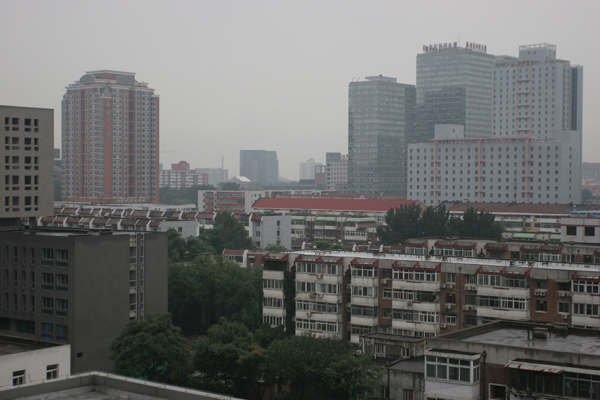
#> input picture data/buildings_input.png, 600 x 400 px; its folder holds only this picture in this run
$ jupyter execute --allow-errors dehazing.ipynb
#> lines starting #> are read from the running program, lines starting #| are printed output that depends on the picture; after the words box and inside, x2 and y2 are one past the last pixel; in counts of white or black regions, pixels touching at a corner belong together
### dehazing/air_light_estimator.py
import numpy as np
from sklearn.cluster import KMeans


class AirLightEstimator:
    def __init__(
        self,
        a_min=(0, 0.05, 0.1),
        a_max=(1, 1, 1),
        n_clusters=1000,
        spacing=0.02,
        n_angles=40,
        threshold=0.01,
    ):
        self.a_min = a_min
        self.a_max = a_max
        self.n_clusters = n_clusters
        self.spacing = spacing
        self.n_angles = n_angles
        self.threshold = threshold

    def generate_a_values(self, Avals1, Avals2):
        """
        Generate a list of air-light candidates of 2-channels, using two lists of
        values in a single channel each. This is the Python equivalent of the MATLAB
        function generate_Avals.
        """
        A1 = np.repeat(Avals1, len(Avals2))
        A2 = np.tile(Avals2, len(Avals1))
        Aall = np.column_stack((A1, A2))
        return Aall

    def vote_2d(self, points, points_weight, directions_all, candidates):
        """
        Votes for candidate points based on their alignment with given points and directions.
        Parameters:
        points: ndarray
            Array of points.
        points_weight: ndarray
            Weight of each point.
        directions_all: ndarray
            Array of direction vectors.
        candidates: ndarray
            Array of candidate points for voting.
        Returns:
        Aout: ndarray
            Candidate point with the highest weighted votes.
        accumulator_unique: ndarray
            Array of vote counts for each candidate point.
        """
        n_directions = directions_all.shape[0]
        accumulator_votes_idx = np.zeros(
            (len(candidates), len(points), n_directions), dtype=bool
        )

        # Iterate over points and directions
        for i_point, point in enumerate(points):
            for i_direction, direction in enumerate(directions_all):
                idx_to_use = np.where(
                    (candidates[:, 0] > point[0]) & (candidates[:, 1] > point[1])
                )[0]
                if not idx_to_use.size:
                    continue
                candidates_subset = candidates[idx_to_use]
                dist_factor = (
                    np.sqrt(((candidates_subset - point) ** 2).sum(axis=1)) / np.sqrt(2)
                    + 1
                )
                dist_to_line = (
                    -point[0] * direction[1]
                    + point[1] * direction[0]
                    + candidates_subset[:, 0] * direction[1]
                    - candidates_subset[:, 1] * direction[0]
                )
                idx = np.abs(dist_to_line) < 2 * self.threshold * dist_factor
                if np.any(idx):
                    accumulator_votes_idx[idx_to_use[idx], i_point, i_direction] = True

        # Ensure each vote is supported by at least 2 points
        accumulator_votes_idx = np.sum(accumulator_votes_idx, axis=2) >= 2

        # Integrate a weighted voting mechanism
        accumulator_unique = np.zeros(len(candidates))
        for i_candidate, candidate in enumerate(candidates):
            idx_to_use = np.where(
                (candidate[0] > points[:, 0]) & (candidate[1] > points[:, 1])
            )[0]
            if not idx_to_use.size:
                continue
            points_dist = np.sqrt(((candidate - points[idx_to_use]) ** 2).sum(axis=1))
            points_weight_dist = points_weight[idx_to_use] * (
                5 * np.exp(-points_dist) + 1
            )
            accumulator_unique[i_candidate] = np.sum(
                points_weight_dist[accumulator_votes_idx[i_candidate, idx_to_use]]
            )

        # Find the candidate with the highest weighted votes
        Aestimate_idx = np.argmax(accumulator_unique)
        Aout = candidates[Aestimate_idx]

        return Aout, accumulator_unique

    def cluster_colors(self, img):
        """
        Convert the input image to an indexed image using color clustering.
        Args:
            img (numpy.ndarray): Input image as a 3D array (height, width, channels).
        Returns:
            tuple: A tuple containing:
                - numpy.ndarray: 2D array of color cluster centers.
                - numpy.ndarray: 1D array of cluster weights.
        """
        h, w, _ = img.shape
        img_flat = img.reshape(-1, 3)
        kmeans = KMeans(n_clusters=self.n_clusters).fit(img_flat)
        points = kmeans.cluster_centers_
        img_ind = kmeans.labels_.reshape(h, w)

        # Remove empty clusters and adjust indices
        unique_indices = np.unique(img_ind)
        if len(unique_indices) < self.n_clusters:
            points = points[unique_indices]
            for i, idx in enumerate(unique_indices):
                img_ind[img_ind == idx] = i

        # Count the occurrences of each index (cluster's weight)
        points_weight = np.bincount(img_ind.flatten()) / (h * w)

        return points, points_weight

    def estimate_airlight(self, img):
        """
        Estimate the airlight from an input image using color clustering and voting.
        Args:
            img (numpy.ndarray): Input image as a 3D array (height, width, channels).
        Returns:
            numpy.ndarray: Estimated airlight as a 1D array with 3 elements.
        """
        # Convert input image to an indexed image (color clustering)
        points, points_weight = self.cluster_colors(img)

        # Define arrays of candidate airlight values and angles
        angle_list = np.linspace(0, np.pi, self.n_angles, endpoint=False)
        directions_all = np.column_stack((np.sin(angle_list), np.cos(angle_list)))

        # Airlight candidates in each color channel
        a_range_r = np.arange(self.a_min[0], self.a_max[0], self.spacing)
        a_range_g = np.arange(self.a_min[1], self.a_max[1], self.spacing)
        a_range_b = np.arange(self.a_min[2], self.a_max[2], self.spacing)

        # Estimate airlight in each pair of color channels
        a_all_rg = self.generate_a_values(a_range_r, a_range_g)
        _, a_vote_rg = self.vote_2d(
            points[:, 0:2], points_weight, directions_all, a_all_rg
        )

        a_all_gb = self.generate_a_values(a_range_g, a_range_b)
        _, a_vote_gb = self.vote_2d(
            points[:, 1:3], points_weight, directions_all, a_all_gb
        )

        a_all_rb = self.generate_a_values(a_range_r, a_range_b)
        _, a_vote_rb = self.vote_2d(
            points[:, [0, 2]], points_weight, directions_all, a_all_rb
        )

        # Normalize votes
        max_val = max(np.max(a_vote_rg), np.max(a_vote_gb), np.max(a_vote_rb))
        a_vote_rg_normalized = a_vote_rg / max_val if max_val > 0 else a_vote_rg
        a_vote_gb_normalized = a_vote_gb / max_val if max_val > 0 else a_vote_gb
        a_vote_rb_normalized = a_vote_rb / max_val if max_val > 0 else a_vote_rb

        # Correctly reshape the 3D volumes
        a_vote_rg_3d = a_vote_rg_normalized.reshape(len(a_range_r), len(a_range_g), 1)
        a_vote_gb_3d = a_vote_gb_normalized.reshape(1, len(a_range_g), len(a_range_b))
        a_vote_rb_3d = a_vote_rb_normalized.reshape(len(a_range_r), 1, len(a_range_b))

        # Combine the votes
        combined_votes = a_vote_rg_3d * a_vote_gb_3d * a_vote_rb_3d

        # Find the most probable airlight
        most_probable_idx = np.unravel_index(
            np.argmax(combined_votes), combined_votes.shape
        )
        most_probable_airlight = [
            a_range_r[most_probable_idx[0]],
            a_range_g[most_probable_idx[1]],
            a_range_b[most_probable_idx[2]],
        ]

        return np.array(most_probable_airlight)

### dehazing/dehazer.py
import numpy as np
from scipy.spatial import KDTree
from .transmission_map import TransmissionMap
from .config import TESSELLATION_FILE_PATH


class Dehazer:
    def __init__(self, n_points=1000, gamma=1):
        self.n_points = n_points
        self.gamma = gamma
        self.transmission_map = TransmissionMap(n_points=n_points)

    # [149 lines left out: functions adjust_contrast, find_haze_lines, dehaze, non_local_dehazing, not called in this run]

### notebooks/dehazing.ipynb
[cell 1]
import numpy as np
import cv2
import os
import sys
import matplotlib.pyplot as plt

[cell 2]
current_dir = os.getcwd()
parent_dir = os.path.abspath(os.path.join(current_dir, ".."))
sys.path.append(parent_dir)

[cell 3]
IMAGES_PATH = "../data"

[cell 4]
def get_image_paths_from_dir(directory):
#> called with directory = '../data'
    files = os.listdir(directory)
    image_files = [file for file in files if file.endswith((".jpg", ".jpeg", ".png"))]

    paths = []
    for image_file in image_files:
        image_path = os.path.join(directory, image_file)
        paths.append(image_path)
#> further down, img is the input picture: shape (400, 600, 3); mean B, G, R 108.4, 109.5, 108.6
#> `img_gamma_corrected = np.power(img_rgb / 255.0, gamma)`:
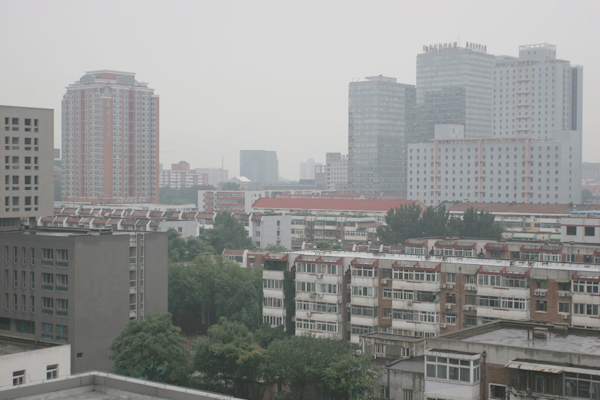
#> img_gamma_corrected: shape (400, 600, 3) float64; mean R, G, B 0.576, 0.581, 0.575

    return paths

[cell 5]
img_hazy = cv2.imread(f"{IMAGES_PATH}/cityscape_input.png")
#> (the rest of this cell did not finish here and is left out)

[cell 6]
from dehazing.air_light_estimator import AirLightEstimator
from dehazing.dehazer import Dehazer

gamma = 0.6
air_light_estimator = AirLightEstimator()
#> (the rest of this cell did not finish here and is left out)

#> (a cell that did not finish here is left out)

[cell 8]
# fig, axs = plt.subplots(1, 3, figsize=(18, 10))

# axs[0].imshow(img_hazy)
# axs[0].set_title("Original")
# axs[0].axis("off")

# axs[1].imshow(img_dehazed)
# axs[1].set_title("Dehazed")
# axs[1].axis("off")

# axs[2].imshow(transmission_map, cmap="jet")
# axs[2].set_title("Transmission Map")
# axs[2].axis("off")

# plt.tight_layout()
# plt.show()

#> (a cell that did not finish here is left out)

#> in cluster_colors, `points = kmeans.cluster_centers_`: points = 1000 rows, first 8: [0.56, 0.603, 0.573], [0.364, 0.374, 0.346], [0.826, 0.826, 0.818], [0.232, 0.263, 0.24], [0.68, 0.68, 0.667], [0.44, 0.462, 0.453], [0.618, 0.629, 0.656], [0.576, 0.534, 0.504]
#> in cluster_colors, `img_ind = kmeans.labels_.reshape(h, w)`:
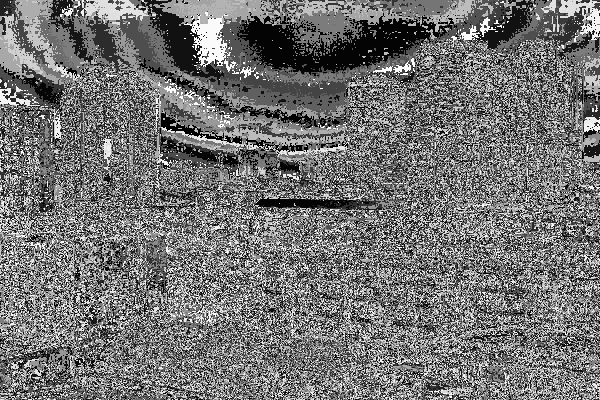
#> img_ind: shape (400, 600) int32; min 0, max 999, mean 453.7; drawn with min black and max white
#> in cluster_colors, `unique_indices = np.unique(img_ind)`: unique_indices = 1000 values from 0 to 999
#> in cluster_colors, `points_weight = np.bincount(img_ind.flatten()) / (h * w)`: points_weight = 1000 values, max 0.0268 at index 16, min 8.33e-06 at index 724, mean 0.001
#> the loop in vote_2d, `for i_point, point in enumerate(points):` made 1000 passes
#> point on passes 1 to 3: [0.56, 0.603], [0.364, 0.374], [0.826, 0.826]
#> in vote_2d, `accumulator_votes_idx = np.sum(accumulator_votes_idx, axis=2) >= 2`:
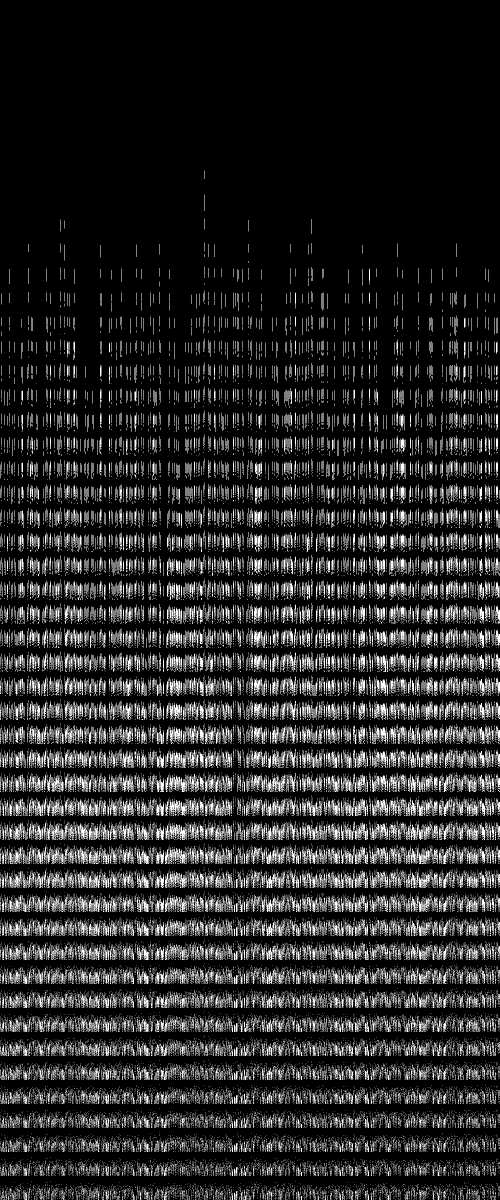
#> accumulator_votes_idx: shape (2400, 1000) bool (shown at 1/2 size); 15.9% white in thin lines or dots, all inside (x1, y1, x2, y2) = (0, 341, 1000, 2400)
#> after the loop in vote_2d, `for i_candidate, candidate in enumerate(candidates):`: accumulator_unique = 2400 values, max 2.98 at index 2106, min 0 at index 0, mean 0.593
#> in vote_2d, `Aestimate_idx = np.argmax(accumulator_unique)`: Aestimate_idx = 2106
#> in vote_2d, `Aout = candidates[Aestimate_idx]`: Aout = [0.86, 0.89]
#> in estimate_airlight, `_, a_vote_rg = self.vote_2d( points[:, 0:2], points_weight, directions..`: a_vote_rg has the same summary as accumulator_unique in vote_2d
#> the loop in vote_2d (call 2), `for i_point, point in enumerate(points):` made 1000 passes
#> point on passes 1 to 3: [0.603, 0.573], [0.374, 0.346], [0.826, 0.818]
#> in vote_2d (call 2), `accumulator_votes_idx = np.sum(accumulator_votes_idx, axis=2) >= 2`:
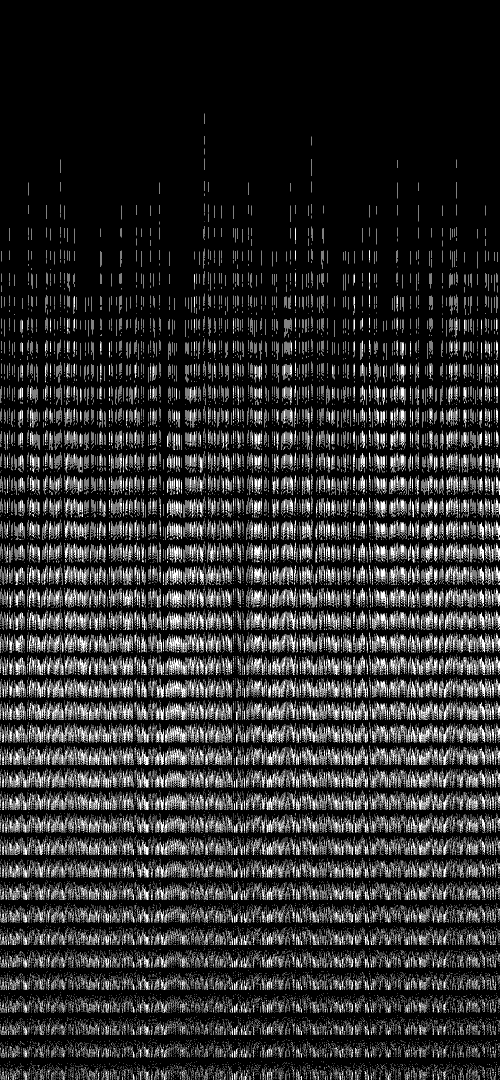
#> accumulator_votes_idx: shape (2160, 1000) bool (shown at 1/2 size); 17.8% white in thin lines or dots, all inside (x1, y1, x2, y2) = (0, 227, 1000, 2160)
#> after the loop in vote_2d (call 2), `for i_candidate, candidate in enumerate(candidates):`: accumulator_unique = 2160 values, max 3.04 at index 1885, min 0 at index 0, mean 0.657
#> in vote_2d (call 2), `Aestimate_idx = np.argmax(accumulator_unique)`: Aestimate_idx = 1885
#> in vote_2d (call 2), `Aout = candidates[Aestimate_idx]`: Aout = [0.87, 0.9]
#> in estimate_airlight, `_, a_vote_gb = self.vote_2d( points[:, 1:3], points_weight, directions..`: a_vote_gb has the same summary as accumulator_unique in vote_2d
#> the loop in vote_2d (call 3), `for i_point, point in enumerate(points):` made 1000 passes
#> point on passes 1 to 3: [0.56, 0.573], [0.364, 0.346], [0.826, 0.818]
#> in vote_2d (call 3), `accumulator_votes_idx = np.sum(accumulator_votes_idx, axis=2) >= 2`:
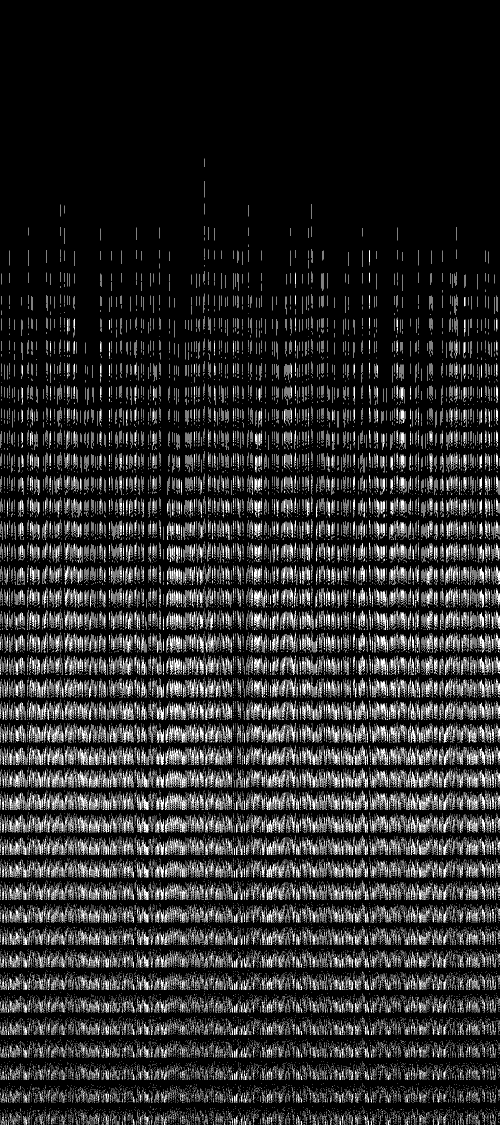
#> accumulator_votes_idx: shape (2250, 1000) bool (shown at 1/2 size); 16.9% white in thin lines or dots, all inside (x1, y1, x2, y2) = (0, 317, 1000, 2250)
#> after the loop in vote_2d (call 3), `for i_candidate, candidate in enumerate(candidates):`: accumulator_unique = 2250 values, max 2.97 at index 1974, min 0 at index 0, mean 0.625
#> in vote_2d (call 3), `Aestimate_idx = np.argmax(accumulator_unique)`: Aestimate_idx = 1974
#> in vote_2d (call 3), `Aout = candidates[Aestimate_idx]`: Aout = [0.86, 0.88]
#> in estimate_airlight, `_, a_vote_rb = self.vote_2d( points[:, [0, 2]], points_weight, directi..`: a_vote_rb has the same summary as accumulator_unique in vote_2d
#> in estimate_airlight, `max_val = max(np.max(a_vote_rg), np.max(a_vote_gb), np.max(a_vote_rb))`: max_val = 3.04
#> in estimate_airlight, `a_vote_rg_normalized = a_vote_rg / max_val if max_val > 0 else a_vote_rg`: a_vote_rg_normalized = 2400 values, max 0.981 at index 2106, min 0 at index 0, mean 0.195
#> in estimate_airlight, `a_vote_gb_normalized = a_vote_gb / max_val if max_val > 0 else a_vote_gb`: a_vote_gb_normalized = 2160 values, max 1 at index 1885, min 0 at index 0, mean 0.216
#> in estimate_airlight, `a_vote_rb_normalized = a_vote_rb / max_val if max_val > 0 else a_vote_rb`: a_vote_rb_normalized = 2250 values, max 0.977 at index 1974, min 0 at index 0, mean 0.206
#> in estimate_airlight, `a_vote_rg_3d = a_vote_rg_normalized.reshape(len(a_range_r), len(a_rang..`:
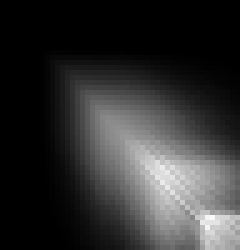
#> a_vote_rg_3d: shape (50, 48, 1) float64 (shown 5 times larger); min 0, max 0.981, mean 0.195
#> in estimate_airlight, `most_probable_idx = np.unravel_index( np.argmax(combined_votes), combi..`: most_probable_idx = (43, 41, 38)
#> in estimate_airlight, `most_probable_airlight = [ a_range_r[most_probable_idx[0]], a_range_g[..`: most_probable_airlight = [0.86, 0.87, 0.86]

    img_dehazed, transmission_map = dehazer.non_local_dehazing(img_rgb, air_light)

    fig, (ax1, ax2, ax3) = plt.subplots(1, 3, figsize=(18, 10))

    ax1.imshow(img_rgb)
    ax1.set_title("Original")
    ax1.axis("off")

    ax2.imshow(img_dehazed)
    ax2.set_title("Dehazed")
    ax2.axis("off")

    ax3.imshow(transmission_map, cmap="jet")
    ax3.set_title("Transmission Map")
    ax3.axis("off")

    plt.tight_layout()
    plt.show()
